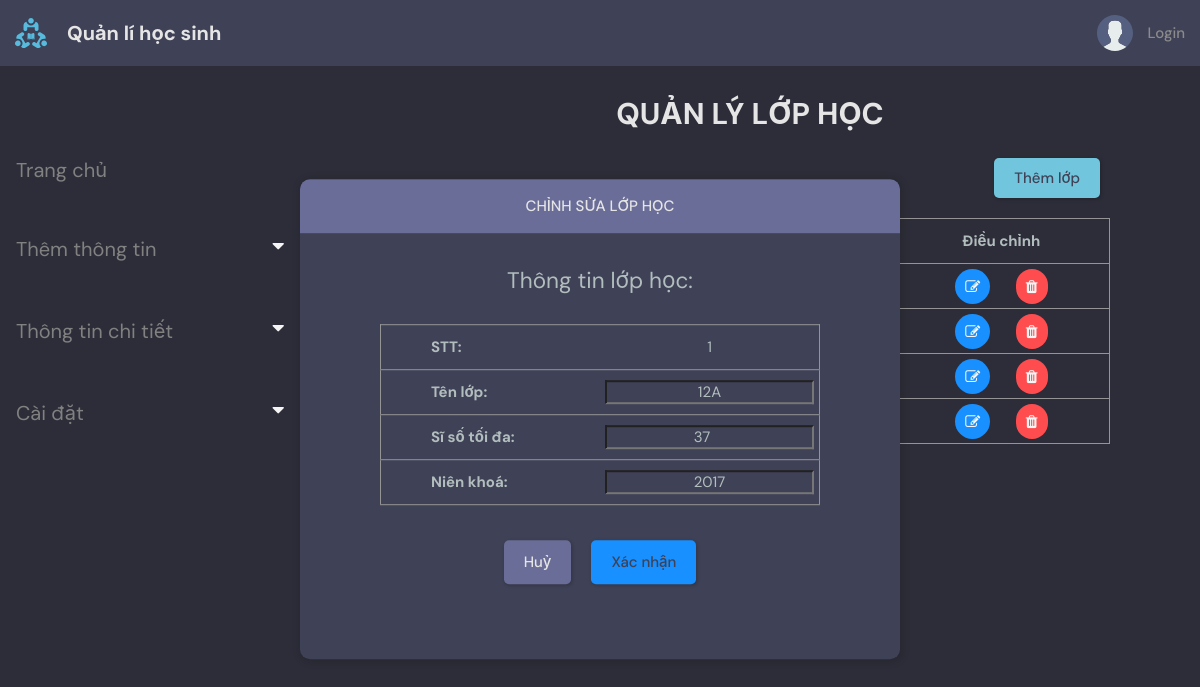
/class_setting/update/1, run on the app's committed database.
### base/models.py (models this page shows, shortened)
class LOPHOC(models.Model):
    TENLOP = models.CharField(max_length=30, null=False)
    SISO = models.IntegerField(null=False, validators=[MinValueValidator(0), MaxValueValidator(1000)])
    NIENKHOA = models.ForeignKey(Age, null=True ,on_delete=models.SET_NULL)

class Age(models.Model):
    year = models.CharField(max_length=200, unique=True)
    max_age = models.IntegerField(null=False)
    min_age = models.IntegerField(null=False)
    def __str__(self):
        return self.year

### base/views.py (the view, shortened to what this page needs)
def class_setting_update(request, pk):
    form = SubjectForm()
    classRoom = LOPHOC.objects.get(id=pk)
    classList = LOPHOC.objects.all().values()
    context = {
        'form':form,
        'classRoom':classRoom,
        'classList':classList,
        }
    return render(request, 'base/class_setting_update.html',context)

### base/form.py
class SubjectForm(ModelForm):
    class Meta:
        model = Subject
        fields = '__all__'

### base/templates/base/class_setting_update.html (shortened to what this page needs)
{% extends 'main.html' %}
{% block content %}
<main class="layout">
    <div class="container">
        {% include 'base/topics_component.html' %}
        <div class = "roomList">
            <h1 class="label">Quản lý lớp học</h3>
            <div>
                <div class="row">
                    <button class="btn btn-outline-primary col-lg-11 btn--main" onclick="addClassForm();" disabled>Thêm lớp</button>
                </div>
                <table id="table" class="table table-sm" style="pointer-events: none;">
                    <tr>
                        <th style="width:10%">STT</th>
                        <th style="width:30%">Tên lớp</th>
                        <th style="width:30%">Sĩ số tối đa</th>
                        <th style="width:30%">Điều chỉnh</th>
                    </tr>
                    {% for x in classList %}
                    <tr>
                        <td>{{ x.id }}</td>
                        <td>{{ x.TENLOP }}</td>
                        <td>{{ x.SISO }}</td>
                        <td>
                            <button class="modifyBtn"> <i class="fa fa-edit"> </i> </button>
                            <button class="deleteBtn"> <i class="fa fa-trash"> </i> </button>
                        </td>
                    </tr>
                    {% endfor %}
                </table>
            </div>
            <br>
        </div>
    </div>
    <div class="layout__box form-popup">
        <div class="layout__boxHeader" style="justify-content: center;">
            <div class="layout__boxTitle">
                <h3>Chỉnh sửa lớp học</h3>
            </div>
        </div>
        <div class="layout__body" style="display: flex; justify-content: center; flex-direction: column;">
            <div style="text-align: center; font-size: 1.5em;">Thông tin lớp học:</div>
                <form action="" method="post">
                    <div class="update_container">
                            <table class="table">
                                <tr>
                                    <td class="update_table_header">STT:</td>
                                    <td>{{ classRoom.id }}</td>
                                </tr>
                                <tr>
                                    <td class="update_table_header">Tên lớp:</td>
                                    <td style="justify-content: center;"><input class="updateField" name="TENLOP" type="text" value="{{ classRoom.TENLOP }}"></td>
                                </tr>
                                <tr>
                                    <td class="update_table_header">Sĩ số tối đa:</td>
                                    <td style="justify-content: center;"><input class="updateField" name="SISO" type="number" value="{{ classRoom.SISO }}"></td>
                                </tr>
                                <tr>
                                    <td class="update_table_header">Niên khoá:</td>
                                    <td style="justify-content: center;"><input class="updateField" name="NIENKHOA" type="text" value="{{ classRoom.NIENKHOA }}"></td>
                                </tr>
                            </table>
                    </div>
                    <div style="display: flex; justify-content: center;">
                            <a class="btn btn--dark" href="/class_setting/">Huỷ</a>
                            <button class="btn btn--main" style="background-color:#1890FF !important;" type="submit">Xác nhận</button>
                    </div>
                </form>
        </div>
    </div>
</main>
{% endblock content %}

### static/styles/style.css (style rules this page uses)
:root { --color-main: #71c6dd; --color-main-light: #e1f6fb; --color-dark: #3f4156; --color-dark-medium: #51546e; --color-dark-light: #696d97; --color-light: #e5e5e5; --color-gray: #8b8b8b; --color-light-gray: #b2bdbd; --color-bg: #2d2d39; --color-success: #5dd693; --color-error: #fc4b0b; }
* { font-family: "DM Sans", -apple-system, BlinkMacSystemFont, "Segoe UI", Roboto, Oxygen, Ubuntu, Cantarell, "Open Sans", "Helvetica Neue", sans-serif; margin: 0; padding: 0; box-sizing: border-box; text-rendering: optimizeLegibility; font-size: inherit; }
html { font-size: 56.25%; }
@media only screen and (min-width: 1200px) { html { font-size: 62.5%; } }
body { line-height: 1.6; font-weight: 400; font-size: 1.5rem; color: var(--color-light-gray); background-color: var(--color-bg); min-height: 100vh; }
a { display: inline-block; color: var(--color-main); text-decoration: none; }
.container { max-width: 120rem; width: 100%; margin: auto; }
.btn { background-color: transparent; border: none; display: inline-flex; align-items: center; gap: 1rem; cursor: pointer; transition: all ease-in-out 0.3s; padding: 1rem 2rem; border-radius: 5px; box-shadow: 1px 1px 3px 1px rgba(0, 0, 0, 0.15); font-weight: 500; }
.btn--main { background-color: var(--color-main); color: var(--color-dark); }
.btn--dark { background-color: var(--color-dark-light); color: var(--color-light); }
.layout { margin-top: 2.4rem; }
.layout > .container { display: flex; justify-content: space-between; align-items: flex-start; }
.layout__box { width: 90%; width: 60rem; height: 48rem; position: absolute; top: 50%; left: 50%; transform: translate(-50%, -46%); background-color: var(--color-dark); border-radius: 1rem; box-shadow: 1px 1px 6px 3px rgba(0, 0, 0, 0.1); overflow: hidden; }
table, td, th { border: 0px solid black; }
th,td { padding-top: 0px; padding-bottom: 0px; padding-left: 0px; padding-right: 0px; text-align: center; }
.layout__boxHeader { display: flex; padding: 1.5rem; background-color: var(--color-dark-light); }
.layout__boxTitle { display: flex; gap: 1.5rem; align-items: center; }
.layout__boxTitle h3 { text-transform: uppercase; font-weight: 500; color: var(--color-light); }
.layout__body { margin: 3rem; }

### base/templates/base/class_setting_update.html (style rules this page uses)
.table { border:1px solid rgb(148, 148, 148); width:100%; border-collapse: collapse; }
h1.label { font-weight: 700; font-size: 2em; color: var(--color-light); text-align: center; text-transform:uppercase; }
.roomList { width:60%; }
tr { height:45px; border-bottom:1px solid rgb(148, 148, 148); position: relative; }
th, td { text-align: center; }
.btn { margin: 10px; background-color: var(--color-main); color: var(--color-dark); }
.row { display: flex; justify-content: flex-end; margin: 10px 0px; }
.modifyBtn { background-color: #1890FF; margin: auto; padding: 10px; border-radius: 20px; border: none; margin-right: 10%; }
.deleteBtn { background-color: #FF4D4F; padding: 10px; border-radius: 20px; border: none; margin: auto; }
i { color: whitesmoke; font-size: 20px; }
.form-popup { display: auto; justify-content: center; }
.update_container { display: flex; flex-wrap: wrap; padding: 25px 50px; }
.update_table_header { text-align: left; padding-left: 50px; width: 50%; font-weight: bold; }
.updateField { background-color: var(--color-dark); color:var(--color-light-gray); height: 100%; width: 95%; text-align: center; }

### data on the page
LOPHOC: id "1", TENLOP "12A", SISO "37", NIENKHOA "2017"
